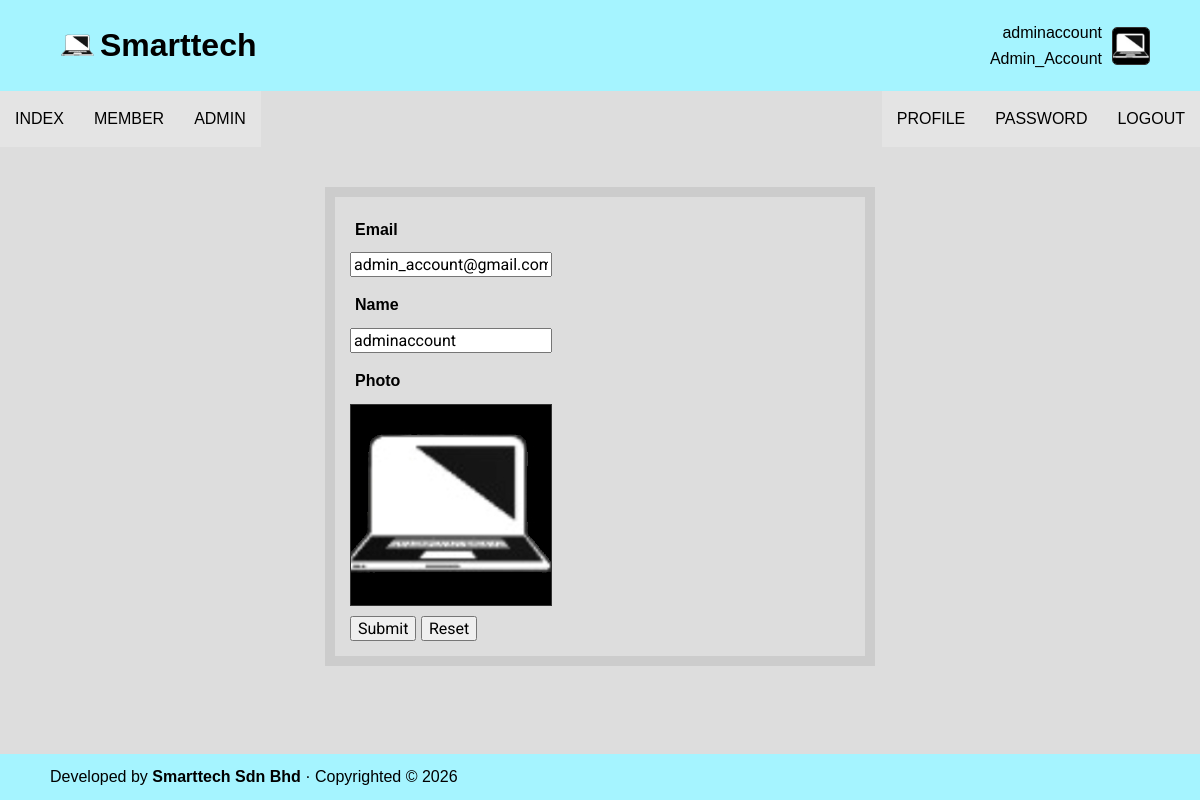
The app's page /user/profile.php (signed in) with its own data.
### tables this page shows
CREATE TABLE `user` (
  `id` int(11) NOT NULL,
  `email` varchar(100) NOT NULL,
  `password` varchar(100) NOT NULL,
  `name` varchar(100) NOT NULL,
  `photo` varchar(100) NOT NULL,
  `role` varchar(100) NOT NULL,
  `status` enum('Active','Blocked') DEFAULT 'Active',
  `verified` tinyint(1) DEFAULT 0
);

### user/profile.php (the view, shortened to what this page needs)
<?php
include '../_base.php';
if (is_get()) {
    $stm = $_db->prepare('SELECT * FROM user WHERE id = ?');
    $stm->execute([$_user ->id]);
    $u = $stm->fetch();
    extract((array)$u);
}
include '../_head.php';
?>
<form method="post" class="form" enctype="multipart/form-data">
    <label for="email">Email</label>
    <?= html_text('email', 'maxlength="100"') ?>
    <label for="name">Name</label>
    <?= html_text('name', 'maxlength="100"') ?>
    <label for="photo">Photo</label>
    <label class="upload" tabindex="0">
        <img src="/photos/<?= $photo ?>">
    </label>
    <section>
        <button>Submit</button>
        <button type="reset">Reset</button>
    </section>
</form>
<?php
include '../_foot.php';

### _head.php (shortened to what this page needs)
<!DOCTYPE html>
<html lang="en">
<head>
    <link rel="stylesheet" href="/css/app.css">
</head>
<body>
    <header>
        <h1><a href="/">Smarttech</a></h1>
        <?php if ($_user): ?>
            <div>
                <?= $_user-> name ?><br>
                <?= $_user-> role ?>
            </div>
            <img src="/photos/<?= $_user->photo ?>">
        <?php endif ?>
    </header>
    <nav>
        <a href="/">INDEX</a>
        <?php if ($_user?->role === 'Admin' || $_user?->role === 'Admin_Account'): ?>
            <a href="/admin_account_manage/member.php">MEMBER</a>
        <?php endif ?>
        <?php if ($_user?->role === 'Admin' || $_user?->role === 'Admin_Account'): ?>
            <a href="/admin_account_manage/admin.php">ADMIN</a>
        <?php endif ?>
        <div></div>
        <?php if ($_user): ?>
            <a href="/user/profile.php">PROFILE</a>
            <a href="/user/password.php">PASSWORD</a>
            <a href="/user/logout.php">LOGOUT</a>
        <?php else: ?>
            <a href="/user/login.php">LOGIN</a>
        <?php endif ?>
    </nav>
    <main>

### css/app.css (style rules this page uses)
body, input, button, textarea, select { font: 16px 'Roboto', sans-serif; }
body { margin: 0; height: 100vh; display: grid; grid: auto auto 1fr auto / auto; background: rgb(221, 221, 221); }
header, footer { padding: 10px 50px; background: #a5f4ff; }
header { display: flex; gap: 10px; align-items: center; }
header h1 { flex: 1; margin: 10px; padding-left: 40px; background: url(/images/logo.png) no-repeat left / 36px ; }
header a { color: inherit; text-decoration: none; }
header div { text-align: right; }
header img { width: 36px; height: 36px; border: 1px solid #333; border-radius: 5px; }
nav { background: rgb(221, 221, 221); display: flex; }
nav a { padding: 15px 15px; color: #000000; background: #e4e4e4; text-decoration: none; white-space: nowrap; }
nav div { flex: 1; }
main { padding: 20px 50px; }
label > * { vertical-align: text-top; }
.form { display: grid; gap: 5px; place-content: start; max-width: 500px; margin: 20px auto; padding: 15px; border: 10px solid #ccc; }
.form > label:not(:has(*)) { font-weight: bold; padding: 5px; }
.form > section { grid-column: 1 / -1; }
label.upload img { display: block; border: 1px solid #333; width: 200px; height: 200px; object-fit: cover; cursor: pointer; }
body { font-family: Arial, sans-serif; line-height: 1.6; }

### records on screen
user: name "adminaccount", role "Admin_Account", photo (picture)
